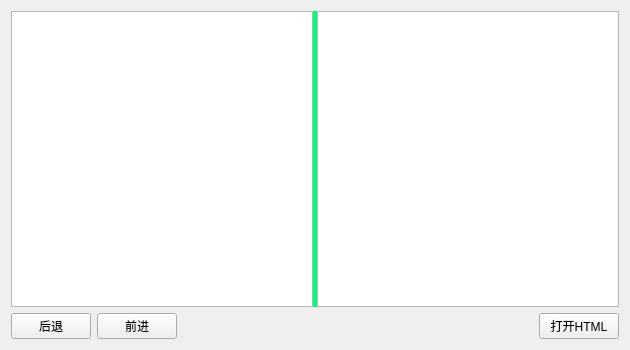
<?xml version="1.0" encoding="UTF-8"?>
<ui version="4.0">
 <class>Widget</class>
 <widget class="QWidget" name="Widget">
  <property name="geometry">
   <rect>
    <x>0</x>
    <y>0</y>
    <width>630</width>
    <height>350</height>
   </rect>
  </property>
  <property name="windowTitle">
   <string>Widget</string>
  </property>
  <layout class="QVBoxLayout" name="verticalLayout" stretch="1,0">
   <item>
    <widget class="QSplitter" name="splitter">
     <property name="styleSheet">
      <string notr="true">QSplitter::handle {   
    background-color: rgb(0, 255, 127);
}</string>
     </property>
     <property name="orientation">
      <enum>Qt::Horizontal</enum>
     </property>
     <widget class="QTextBrowser" name="textBrowser"/>
     <widget class="QPlainTextEdit" name="plainTextEdit"/>
    </widget>
   </item>
   <item>
    <layout class="QHBoxLayout" name="horizontalLayout">
     <item>
      <widget class="QPushButton" name="pushButtonBackward">
       <property name="text">
        <string>后退</string>
       </property>
      </widget>
     </item>
     <item>
      <widget class="QPushButton" name="pushButtonForeward">
       <property name="text">
        <string>前进</string>
       </property>
      </widget>
     </item>
     <item>
      <spacer name="horizontalSpacer">
       <property name="orientation">
        <enum>Qt::Horizontal</enum>
       </property>
       <property name="sizeHint" stdset="0">
        <size>
         <width>40</width>
         <height>20</height>
        </size>
       </property>
      </spacer>
     </item>
     <item>
      <widget class="QPushButton" name="pushButtonOpen">
       <property name="text">
        <string>打开HTML</string>
       </property>
      </widget>
     </item>
    </layout>
   </item>
  </layout>
 </widget>
 <layoutdefault spacing="6" margin="11"/>
 <resources/>
 <connections/>
</ui>
